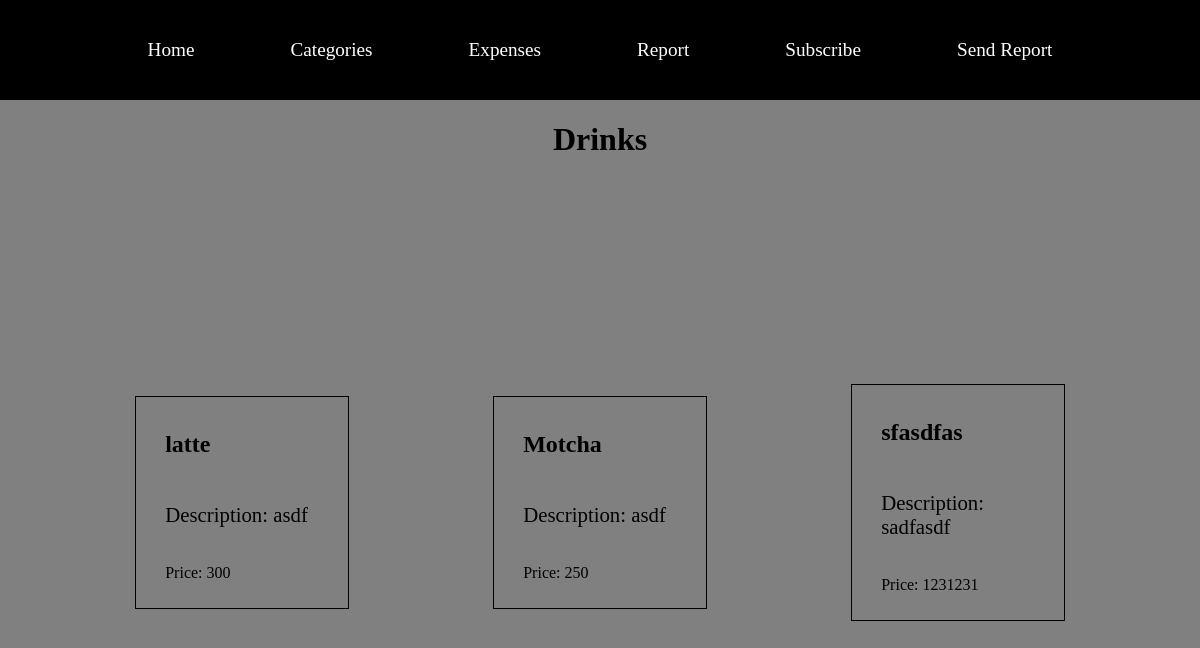
/category/11, run on the app's committed database.
### base/models.py (models this page shows, shortened)
class Category(models.Model):
    name = models.CharField(max_length=50)
    description = models.TextField()
    date_created = models.DateTimeField(timezone.now())
    class Meta:
        verbose_name_plural = 'Categories'

class Expense(models.Model):
    name = models.CharField(max_length=50)
    category = models.ForeignKey(Category, on_delete=models.CASCADE)
    cost = models.IntegerField()
    description = models.TextField()
    date_created = models.DateTimeField(timezone.now())
    class Meta:
        verbose_name_plural = 'Expenses'

### base/views.py (the view)
# urls.py: path('category/<int:pk>', views.category, name='category'),
def category(request, pk):
    cat = Category.objects.get(id=pk)
    expenses = Expense.objects.filter(category=cat)
    return render(request, "ex_by_cat.html", context={"category": cat, "expenses": expenses})

### base/templates/ex_by_cat.html
{% extends 'base.html' %}
{% block content %}
    <div class="expense__wrapper">
        <h1 class="expense__cat">
            {{ category.name }}
        </h1>
        <ul class="expense__list">
            {% for ex in expenses %}
                <li class="expense__list-item">
                    <div class="expense__list-card">
                        <h3 class="expense__name">{{ ex.name }} </h3>
                        <p class="expense__desc">Description: {{ ex.description }} </p>
                        <p class="expense__cost">Price: {{ ex.cost }}</p>
                    </div>
                </li>
            {% endfor %}
        </ul>
    </div>
{% endblock %}

### mystaticfiles/style.css (style rules this page uses)
body { background-color: gray; min-height: 100vh; display: flex; flex-direction: column; }

### mystaticfiles/expense.css (style rules this page uses)
.expense__wrapper { display: flex; flex-direction: column; flex-wrap: wrap; }
.expense__cat { margin-left: auto; margin-right: auto; }
.expense__list { display: flex; flex-direction: row; flex-wrap: wrap; padding-right: 10%; padding-left: 10%; gap: 15%; list-style-type: none; justify-content: center; align-items: center; }
.expense__list-item { box-sizing: content-box; border: 1px solid black; width: 20%; padding: 10px; display: flex; flex-direction: column; justify-content: center; align-items: center; margin-top: 30px; margin-bottom: 30px; }
.expense__list-card { display: flex; flex-direction: column; width: 80%; }
.expense__name { font-size: 1.5rem; }
.expense__desc { font-size: 1.3rem; }

### data on the page
Category: name "Drinks"
Expense: name "latte", description "asdf", cost "300"
Expense: name "Motcha", description "asdf", cost "250"
Expense: name "sfasdfas", description "sadfasdf", cost "1231231"
